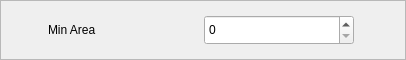
               <widget class="QFrame" name="Frame_Predict_MinArea">
                <property name="sizePolicy">
                 <sizepolicy hsizetype="Preferred" vsizetype="Fixed">
                  <horstretch>0</horstretch>
                  <verstretch>0</verstretch>
                 </sizepolicy>
                </property>
                <property name="minimumSize">
                 <size>
                  <width>0</width>
                  <height>60</height>
                 </size>
                </property>
                <property name="maximumSize">
                 <size>
                  <width>16777215</width>
                  <height>60</height>
                 </size>
                </property>
                <property name="styleSheet">
                 <string notr="true">QFrame#Frame_Predict_MinArea
{
	border-top:1px solid rgb(226, 226, 226);
	border-bottom:2px solid rgb(226, 226, 226);
	border-left:2px solid rgb(226, 226, 226);
	border-right:2px solid rgb(226, 226, 226);
	background-color: rgb(247, 247, 247);
}</string>
                </property>
                <property name="frameShape">
                 <enum>QFrame::StyledPanel</enum>
                </property>
                <property name="frameShadow">
                 <enum>QFrame::Raised</enum>
                </property>
                <layout class="QHBoxLayout" name="horizontalLayout_28">
                 <item>
                  <widget class="QLabel" name="Label_Predict_MinArea">
                   <property name="sizePolicy">
                    <sizepolicy hsizetype="Fixed" vsizetype="Fixed">
                     <horstretch>0</horstretch>
                     <verstretch>0</verstretch>
                    </sizepolicy>
                   </property>
                   <property name="minimumSize">
                    <size>
                     <width>30</width>
                     <height>30</height>
                    </size>
                   </property>
                   <property name="maximumSize">
                    <size>
                     <width>30</width>
                     <height>30</height>
                    </size>
                   </property>
                   <property name="styleSheet">
                    <string notr="true">border-image: url(:/Icon/State/RedLight.png);</string>
                   </property>
                   <property name="text">
                    <string/>
                   </property>
                  </widget>
                 </item>
                 <item>
                  <widget class="QLabel" name="label_27">
                   <property name="sizePolicy">
                    <sizepolicy hsizetype="Fixed" vsizetype="Fixed">
                     <horstretch>0</horstretch>
                     <verstretch>0</verstretch>
                    </sizepolicy>
                   </property>
                   <property name="minimumSize">
                    <size>
                     <width>150</width>
                     <height>30</height>
                    </size>
                   </property>
                   <property name="maximumSize">
                    <size>
                     <width>150</width>
                     <height>30</height>
                    </size>
                   </property>
                   <property name="styleSheet">
                    <string notr="true">QLabel
{
	border:0px;
	
	font: 87 10pt &quot;Arial Black&quot;;
}</string>
                   </property>
                   <property name="text">
                    <string>Min Area</string>
                   </property>
                  </widget>
                 </item>
                 <item>
                  <widget class="QSpinBox" name="SpinBox_Predict_MinArea">
                   <property name="sizePolicy">
                    <sizepolicy hsizetype="Fixed" vsizetype="Fixed">
                     <horstretch>0</horstretch>
                     <verstretch>0</verstretch>
                    </sizepolicy>
                   </property>
                   <property name="minimumSize">
                    <size>
                     <width>150</width>
                     <height>30</height>
                    </size>
                   </property>
                   <property name="maximumSize">
                    <size>
                     <width>150</width>
                     <height>30</height>
                    </size>
                   </property>
                  </widget>
                 </item>
                 <item>
                  <spacer name="horizontalSpacer_14">
                   <property name="orientation">
                    <enum>Qt::Horizontal</enum>
                   </property>
                   <property name="sizeHint" stdset="0">
                    <size>
                     <width>40</width>
                     <height>20</height>
                    </size>
                   </property>
                  </spacer>
                 </item>
                </layout>
               </widget>
